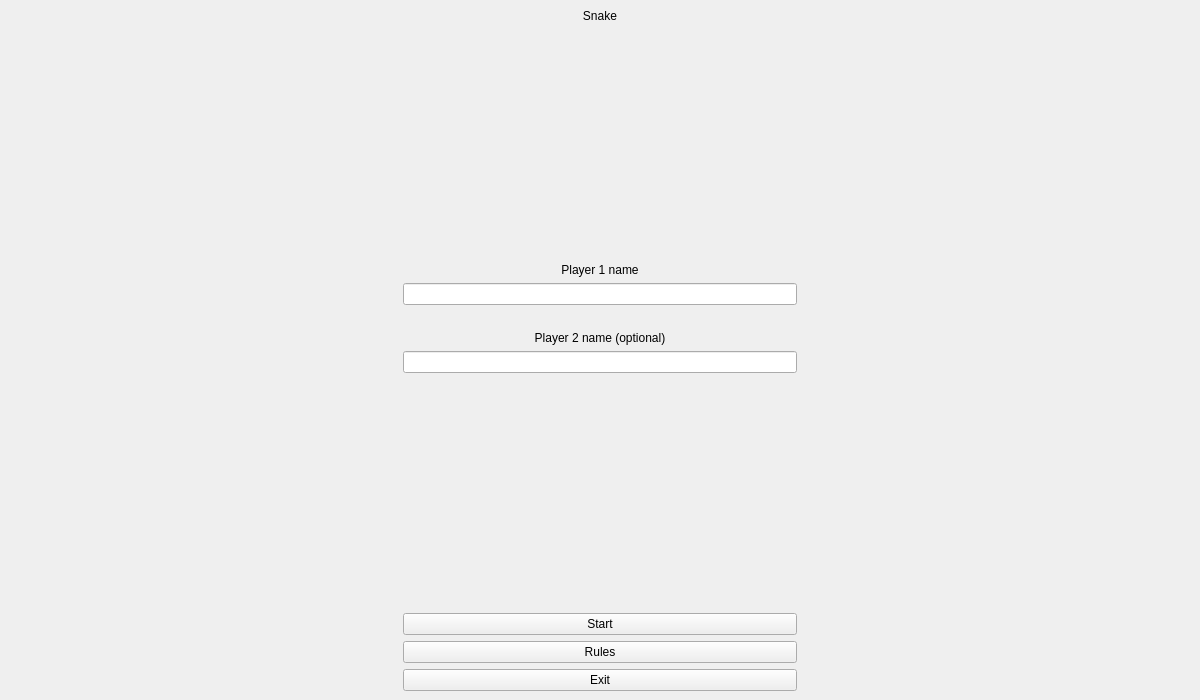
<?xml version="1.0" encoding="UTF-8"?>
<ui version="4.0">
 <class>MainWindow</class>
 <widget class="QMainWindow" name="MainWindow">
  <property name="geometry">
   <rect>
    <x>0</x>
    <y>0</y>
    <width>1200</width>
    <height>700</height>
   </rect>
  </property>
  <property name="windowTitle">
   <string>MainWindow</string>
  </property>
  <widget class="QWidget" name="centralwidget">
   <layout class="QHBoxLayout" name="horizontalLayout">
    <item>
     <spacer name="horizontalSpacer_2">
      <property name="orientation">
       <enum>Qt::Horizontal</enum>
      </property>
      <property name="sizeHint" stdset="0">
       <size>
        <width>40</width>
        <height>20</height>
       </size>
      </property>
     </spacer>
    </item>
    <item>
     <layout class="QVBoxLayout" name="verticalLayout">
      <item>
       <widget class="QLabel" name="gameLabel">
        <property name="text">
         <string>Snake</string>
        </property>
        <property name="alignment">
         <set>Qt::AlignCenter</set>
        </property>
       </widget>
      </item>
      <item>
       <spacer name="verticalSpacer">
        <property name="orientation">
         <enum>Qt::Vertical</enum>
        </property>
        <property name="sizeHint" stdset="0">
         <size>
          <width>20</width>
          <height>40</height>
         </size>
        </property>
       </spacer>
      </item>
      <item>
       <widget class="QLabel" name="label">
        <property name="text">
         <string>Player 1 name</string>
        </property>
        <property name="alignment">
         <set>Qt::AlignCenter</set>
        </property>
       </widget>
      </item>
      <item>
       <widget class="QLineEdit" name="playerName1">
        <property name="alignment">
         <set>Qt::AlignCenter</set>
        </property>
       </widget>
      </item>
      <item>
       <widget class="QLabel" name="warningLabel">
        <property name="text">
         <string/>
        </property>
        <property name="alignment">
         <set>Qt::AlignCenter</set>
        </property>
       </widget>
      </item>
      <item>
       <widget class="QLabel" name="label_2">
        <property name="text">
         <string>Player 2 name (optional)</string>
        </property>
        <property name="alignment">
         <set>Qt::AlignCenter</set>
        </property>
       </widget>
      </item>
      <item>
       <widget class="QLineEdit" name="playerName2">
        <property name="alignment">
         <set>Qt::AlignCenter</set>
        </property>
       </widget>
      </item>
      <item>
       <spacer name="verticalSpacer_2">
        <property name="orientation">
         <enum>Qt::Vertical</enum>
        </property>
        <property name="sizeHint" stdset="0">
         <size>
          <width>20</width>
          <height>40</height>
         </size>
        </property>
       </spacer>
      </item>
      <item>
       <widget class="QPushButton" name="startButton">
        <property name="cursor">
         <cursorShape>PointingHandCursor</cursorShape>
        </property>
        <property name="text">
         <string>Start</string>
        </property>
       </widget>
      </item>
      <item>
       <widget class="QPushButton" name="rulesButton">
        <property name="cursor">
         <cursorShape>PointingHandCursor</cursorShape>
        </property>
        <property name="text">
         <string>Rules</string>
        </property>
       </widget>
      </item>
      <item>
       <widget class="QPushButton" name="exitButton">
        <property name="cursor">
         <cursorShape>PointingHandCursor</cursorShape>
        </property>
        <property name="text">
         <string>Exit</string>
        </property>
       </widget>
      </item>
     </layout>
    </item>
    <item>
     <spacer name="horizontalSpacer">
      <property name="orientation">
       <enum>Qt::Horizontal</enum>
      </property>
      <property name="sizeHint" stdset="0">
       <size>
        <width>40</width>
        <height>20</height>
       </size>
      </property>
     </spacer>
    </item>
   </layout>
  </widget>
 </widget>
 <resources/>
 <connections/>
</ui>
